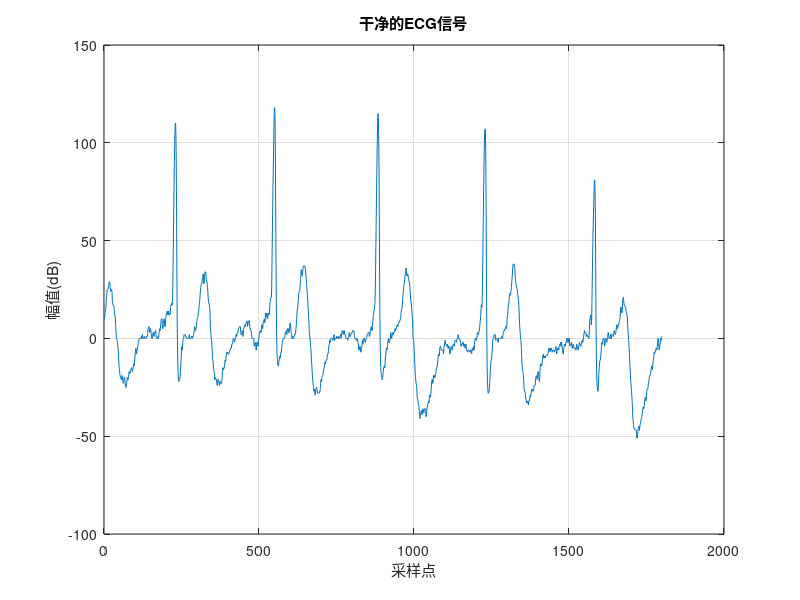

Recreate this plot in MATLAB.
clear,clc;
val = importdata('Ecg.txt'); %读取Ecg文件中的信号
signal = val(1,1:1800);
fs = 500;
figure(1);
subplot(1,1,1);
plot(signal);
title('干净的ECG信号');
xlabel('采样点');
ylabel('幅值(dB)');
grid on;
